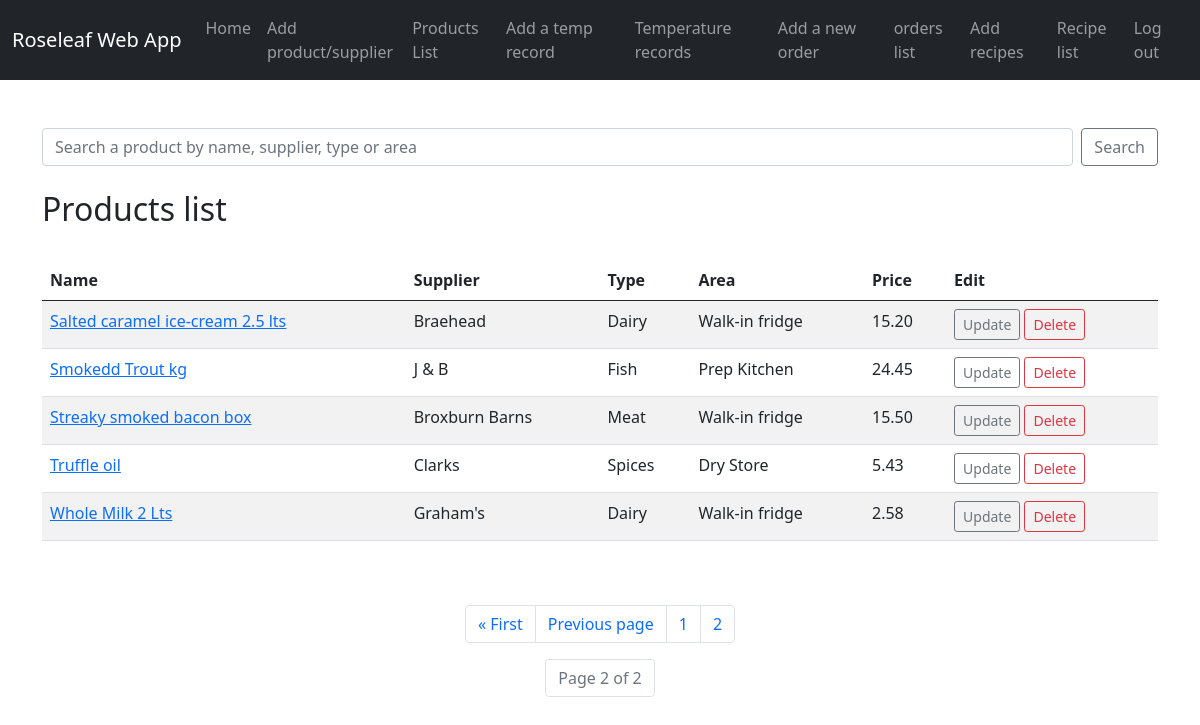
The app's page /products/?page=2, older data.
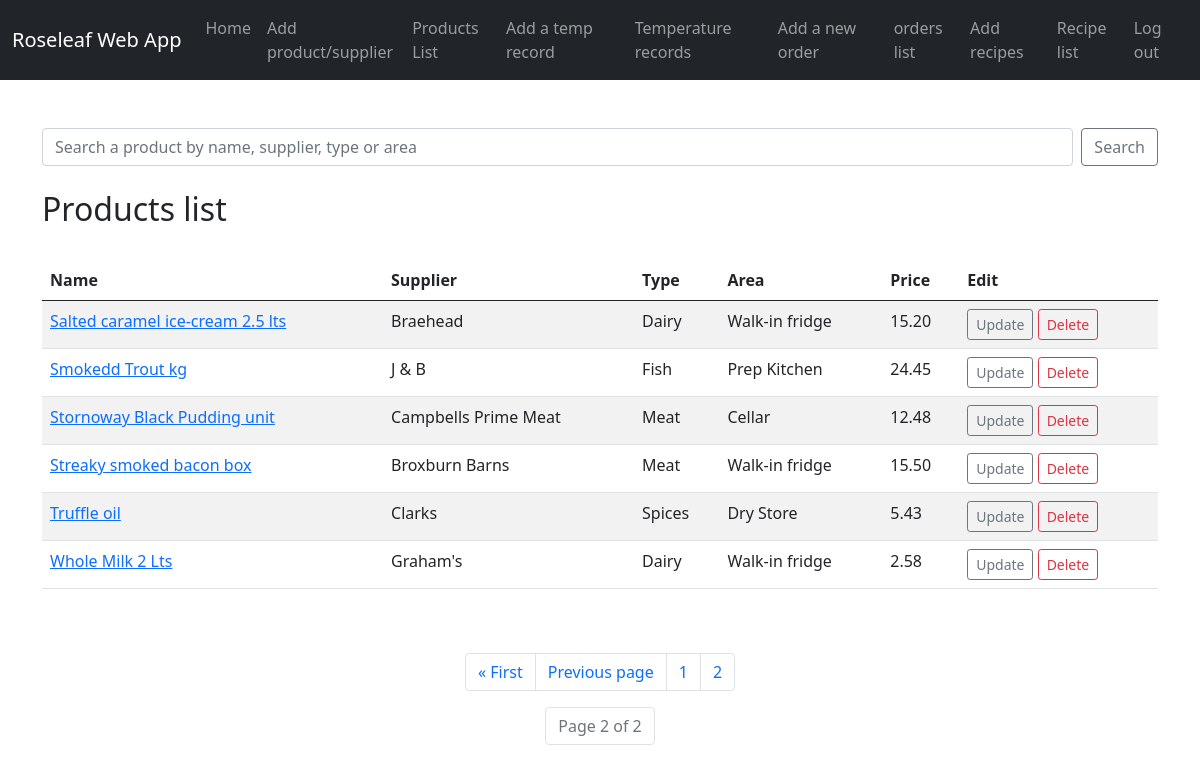
The same page, newer data.
### roseleaf_app/models.py (models this page shows, shortened)
class Product(models.Model):
    supplier = models.ForeignKey(Supplier, on_delete=models.CASCADE)
    name = models.CharField(max_length=50)
    product_type = models.ForeignKey(ProductType, on_delete=models.CASCADE)
    area = models.ForeignKey(Area, on_delete=models.CASCADE)
    price = models.DecimalField(max_digits=4, decimal_places=2)

class Supplier(models.Model):
    name = models.CharField(max_length=30)
    def __str__(self):
        return self.name

class ProductType(models.Model):
    product_type = models.CharField(max_length=20)
    def __str__(self):
        return self.product_type

class Area(models.Model):
    name = models.CharField(max_length=50)
    def __str__(self):
        return self.name

### roseleaf_app/views.py (the view)
# urls.py: path('products/', views.products, name='products'),
def products(request):
    product_list = Product.objects.all()
    p = Paginator(Product.objects.all().order_by('name'), 8)
    page = request.GET.get('page')
    product_page = p.get_page(page)
    nums = 'a' * product_page.paginator.num_pages
    return render(request, 'roseleaf_app/products.html',
                  {'product_list': product_list,
                   'product_page': product_page,
                   'nums': nums})

### roseleaf_app/templates/roseleaf_app/products.html (shortened to what this page needs)
{% extends 'roseleaf_app/base.html' %}
{% block content %}
 <br><br>
    <form class="d-flex" method="post" action="{% url 'search_product' %}">
        <input class="form-control me-2" type="search"
               placeholder="Search a product by name, supplier, type or area" aria-label="Search" name="searched">
        <button class="btn btn-outline-secondary" type="submit">Search</button>
    </form>
    <br/>
    <h2>Products list</h2>
    <br>
    <table class="table table-hover table-striped ">
    <thead>
            <tr>
                <th scope="col">Name</th>
                <th scope="col">Supplier</th>
                <th scope="col">Type</th>
                <th scope="col">Area</th>
                <th scope="col">Price</th>
                <th scope="col">Edit</th>
            </tr>
        </thead>
    {% for product in product_page %}
        <tr>
            <td><a href="{% url 'show_product' product.id %}">{{ product.name }}</a></td>
            <td>{{ product.supplier }}</td>
            <td>{{ product.product_type }}</td>
            <td>{{ product.area }}</td>
            <td>{{ product.price }}</td>
            <td><a href="{% url 'update_product' product.id %}"
                   class="btn btn-outline-secondary btn-sm"> Update </a>
                <a href="{% url 'delete_product' product.id %}"
                   class="btn btn-outline-danger btn-sm"> Delete  </a>
            </td>
        </tr>
    {% endfor %}
    </table>
    <br><br>
    <nav aria-label="Page navigation example">
    <ul class="pagination justify-content-center">
    {% if product_page.has_previous %}
        <li class="page-item"><a class="page-link" href="?page=1" >&laquo; First  </a></li>
        <li class="page-item"><a class="page-link" href="?page={{ product_page.previous_page_number }}">Previous page</a></li>
    {% endif %}
    {% for i in nums %}
        <li class="page-item"><a class="page-link" href="?page={{ forloop.counter }}">{{ forloop.counter }}</a></li>
    {% endfor %}
    </ul>
    <ul class="pagination justify-content-center">
    <li class="page-item disabled"><a class="page-link" href="#">Page {{ product_page.number }} of {{ product_page.paginator.num_pages }}</a></li>
    </ul>
    </nav>
{% endblock %}

Row changes from the older to the newer data that the page shows:
added Product: name "Stornoway Black Pudding unit", supplier "Campbells Prime Meat", product_type "Meat", area "Cellar", price "12.48"
